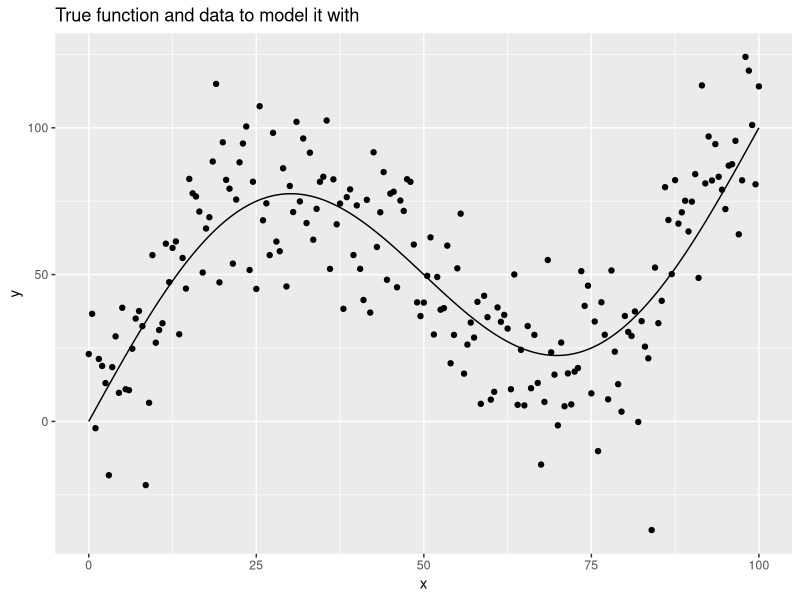
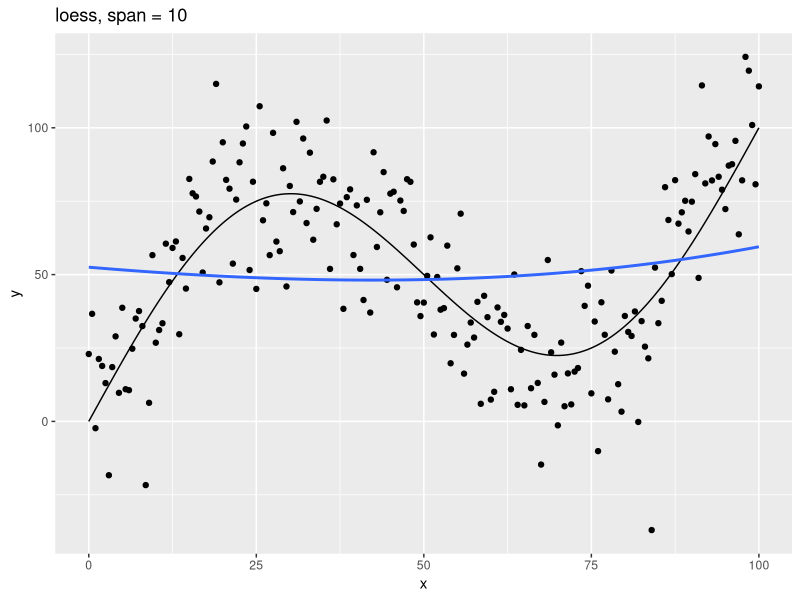
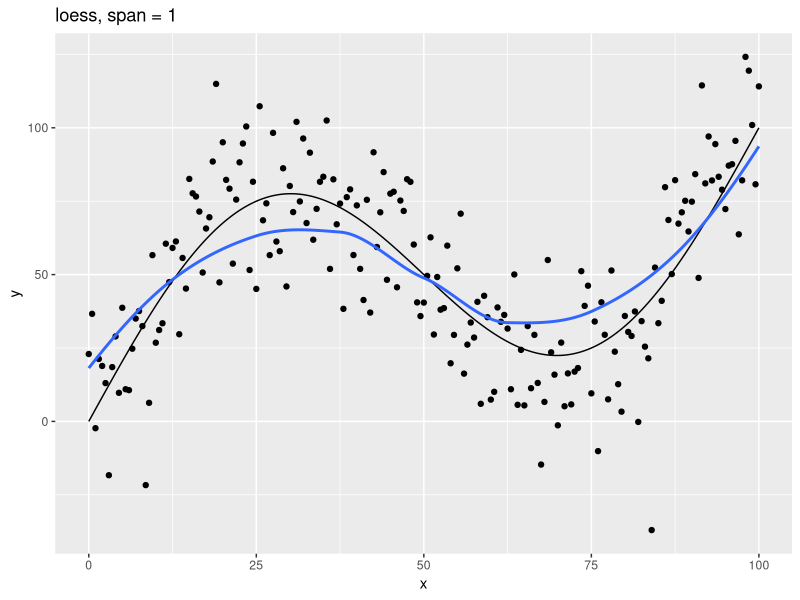
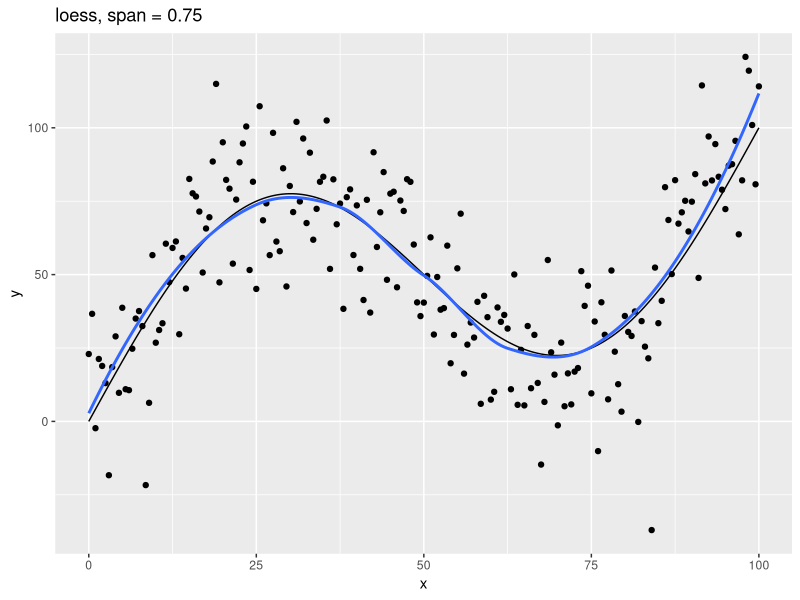
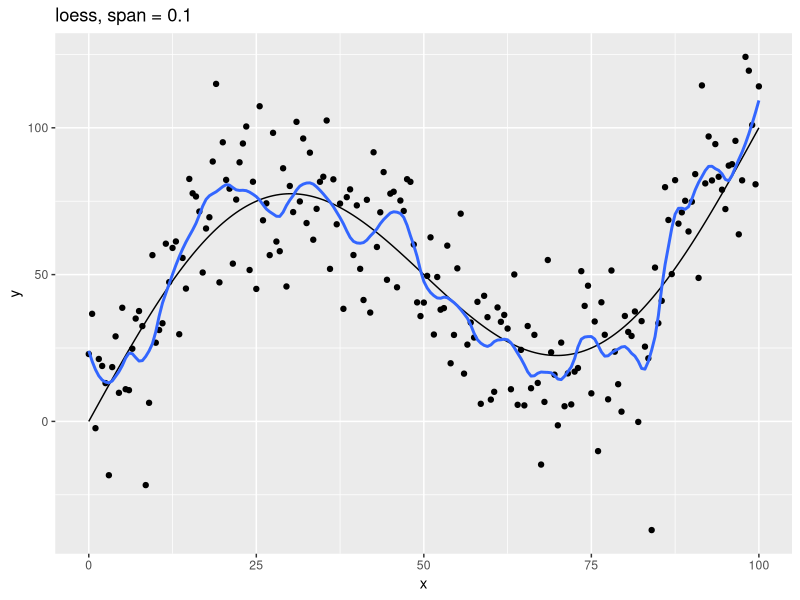
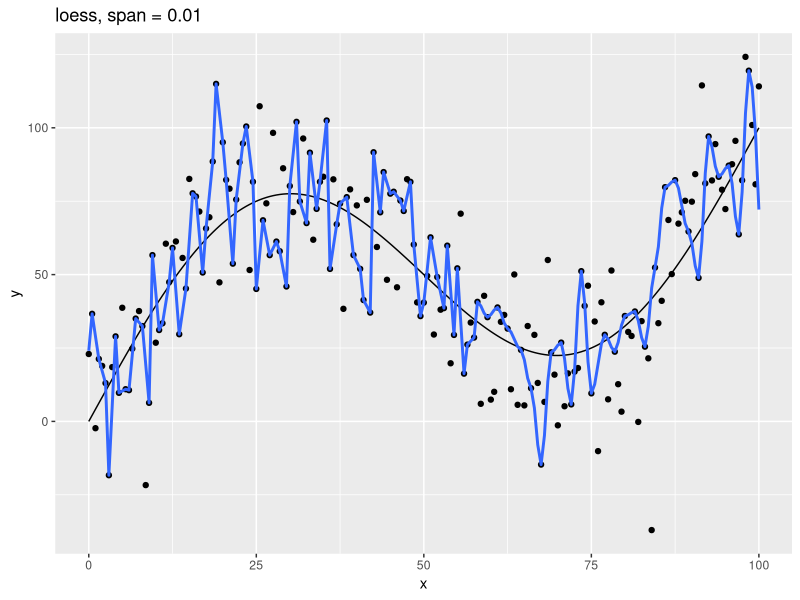
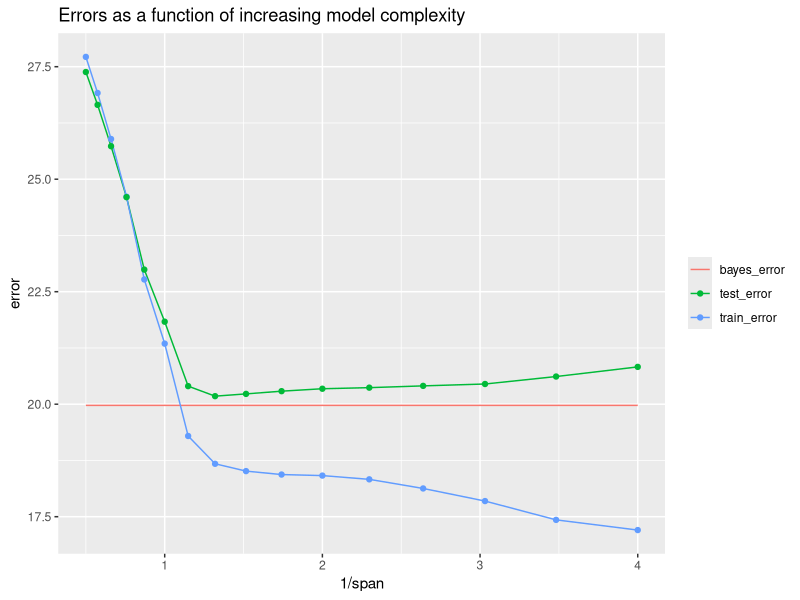
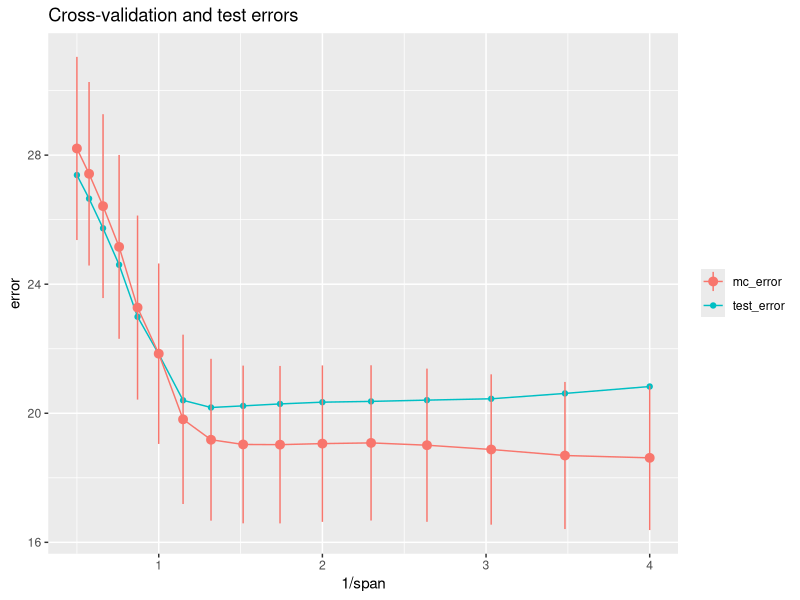

Write R code to recreate these figures, in order.
## ---- chunk 1
knitr::opts_chunk$set(echo = TRUE)
## ---- chunk 2
library(tidyverse)
library(modelr)
## ---- chunk 3
# True function
f <- function(x) x + 50 * sin((pi / 50) * x)

# Function with measurement error
g <- function(x) f(x) + rnorm(n = length(x), mean = 0, sd = 20)

# Random sample of data points
sim_data <- function(from, to, by) {
  tibble(
    x = seq(from = from, to = to, by = by),
    y = g(x)
  )
}
## ---- chunk 4
set.seed(439)

data_1 <- sim_data(0, 100, 0.5)
## ---- chunk 5
tibble(x = seq(0, 100, 0.5), y = f(x)) %>% 
  ggplot(aes(x, y)) +
  geom_line() +
  geom_point(data = data_1) +
  labs(title = "True function and data to model it with")
## ---- chunk 6
# Plot loess model for given span
plot_loess <- function(span) {
  data_1 %>% 
    mutate(f = f(x)) %>% 
    add_predictions(loess(y ~ x, data = data_1, span = span)) %>% 
    ggplot(aes(x)) +
    geom_line(aes(y = f)) +
    geom_point(aes(y = y)) +
    geom_line(aes(y = pred), color = "#3366FF", size = 1) +
    labs(
      title = str_c("loess, span = ", span),
      y = "y"
    )
}
## ---- chunk 7
c(10, 1, 0.75, 0.1, 0.01) %>% 
  map(plot_loess) %>% 
  walk(print)
## ---- chunk 8
set.seed(886)

data_50 <- 
  1:50 %>% 
  map_dfr(~ sim_data(0, 100, 0.5))
## ---- chunk 9
spans <- 2^seq(1, -2, -0.2)

errors <- 
  tibble(span = spans) %>% 
  mutate(
    train_error =
      map_dbl(span, ~ rmse(loess(y ~ x, data = data_1, span = .), data_1)),
    test_error =
      map_dbl(span, ~ rmse(loess(y ~ x, data = data_1, span = .), data_50))
  )
## ---- chunk 10
bayes_error <- 
  data_50 %>% 
  summarize(bayes_error = sqrt(mean((y - f(x))^2, na.rm = TRUE))) %>% 
  pull(bayes_error)
## ---- chunk 11
bayes <- tibble(
  span = range(errors$span),
  type = "bayes_error",
  error = bayes_error
)

errors %>% 
  gather(key = type, value = error, -span) %>% 
  ggplot(aes(1 / span, error, color = type)) + 
  geom_line(data = bayes) +
  geom_line() +
  geom_point() +
  labs(
    title = "Errors as a function of increasing model complexity",
    color = NULL
  )
## ---- chunk 12
df <- 
  data_1 %>% 
  crossv_kfold(k = 10)

df
## ---- chunk 13
glimpse(df$train[[1]])
glimpse(df$test[[1]])
## ---- chunk 14
is_empty(intersect(df$train[[1]]$idx, df$test[[1]]$idx))

setequal(union(df$train[[1]]$idx, df$test[[1]]$idx), 1:201)
## ---- chunk 15
as_tibble(df$test[[1]])
## ---- chunk 16
rmse_error <- function(span, train, test) {
  rmse(loess(y ~ x, data = as_tibble(train), span = span), as_tibble(test))
}
## ---- chunk 17
span_error <- function(span, data_cv) {
  errors <- 
    data_cv %>% 
    select(-.id) %>% 
    add_column(span = span) %>% 
    pmap_dbl(rmse_error)
  
  tibble(
    span = span,
    error_mean = mean(errors, rm = TRUE),
    error_sd = sd(errors, na.rm = TRUE)
  )
}
## ---- chunk 18
set.seed(430)

data_mc <- crossv_mc(data_1, n = 100, test = 0.2)

errors_mc <- 
  spans %>% 
  map_dfr(~ span_error(span = ., data_cv = data_mc))

errors_mc %>% 
  knitr::kable()
## ---- chunk 19
errors_mc %>% 
  left_join(errors, by = "span") %>% 
  ggplot(aes(1 / span)) +
  geom_line(aes(y = test_error, color = "test_error")) +
  geom_point(aes(y = test_error, color = "test_error")) +
  geom_line(aes(y = error_mean, color = "mc_error")) +
  geom_pointrange(
    aes(
      y = error_mean, 
      ymin = error_mean - error_sd,
      ymax = error_mean + error_sd,
      color = "mc_error"
    )
  ) +
  labs(
    title = "Cross-validation and test errors",
    y = "error",
    color = NULL
  )
## ---- chunk 20
errors %>% 
  filter(span < 0.9, span > 0.7) %>% 
  select(span, test_error) %>% 
  knitr::kable()
